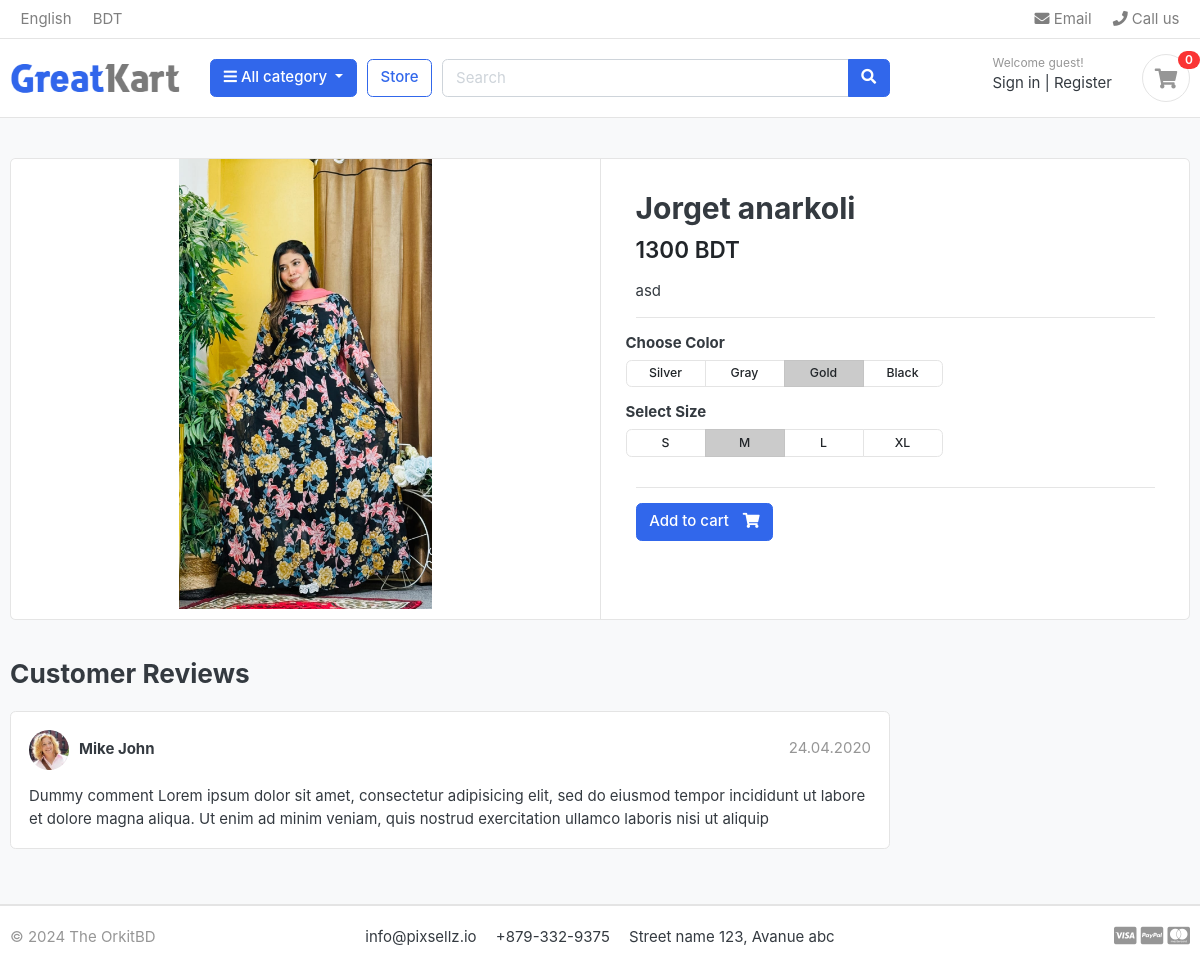
The app's page /store/anar-koli/jorget-anarkoli/, older data.
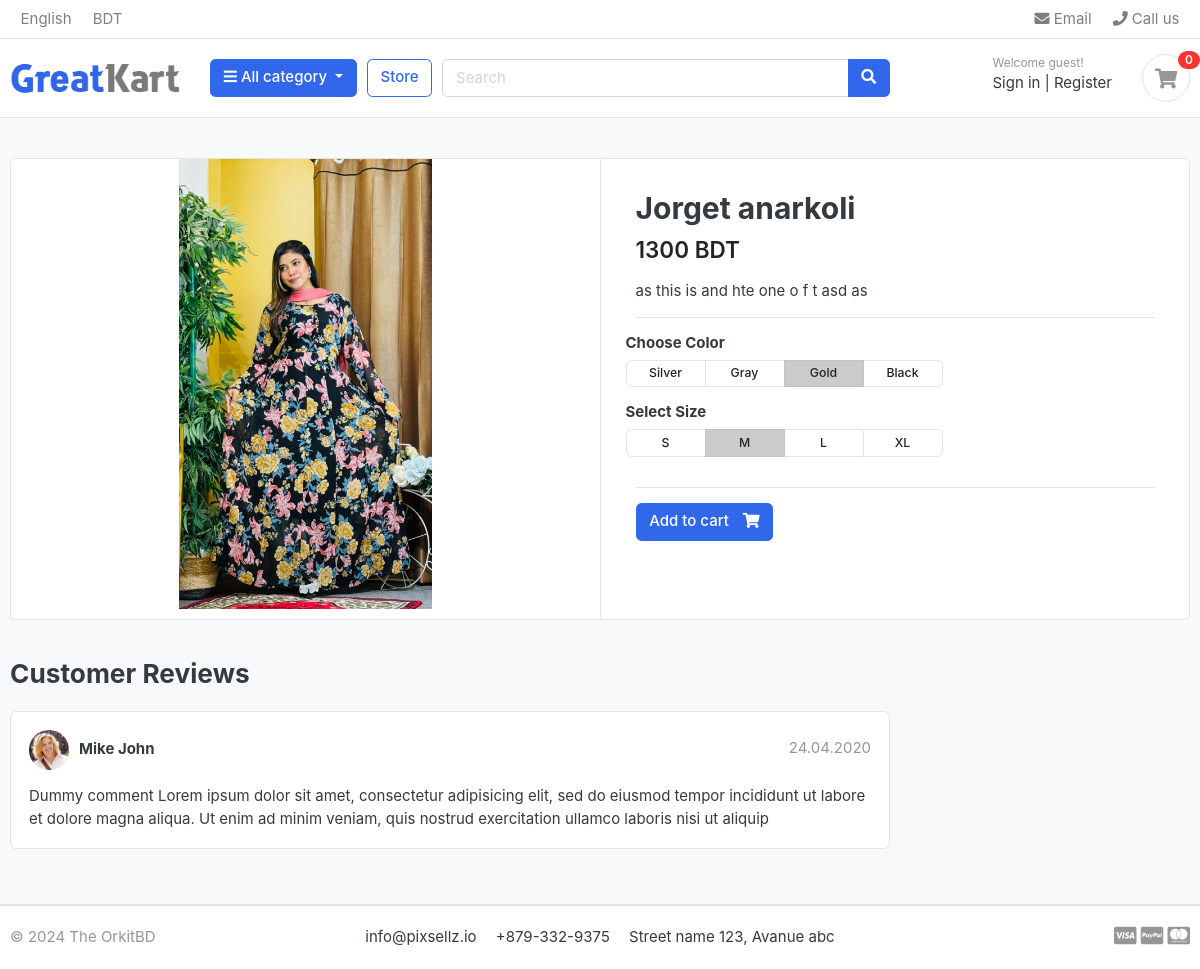
The same page, newer data.
### store/models.py (models this page shows, shortened)
class Product (models.Model):
    product_name = models.CharField(max_length=100,unique=True)
    slug  = models.SlugField(max_length=100,unique=True)
    description = models.CharField(max_length=1000,unique=True)
    price = models.IntegerField()
    images = models.ImageField(upload_to='photos/products')
    stock = models.IntegerField()
    is_avilable = models.BooleanField(default=True)
    category = models.ForeignKey(Category,on_delete=models.CASCADE)
    created_date = models.DateTimeField(auto_now=True)
    modified_date = models.DateTimeField(auto_now=True)

### store/views.py (the view)
# urls.py: path('<slug:category_slug>/<slug:product_slug>/',product_details, name='product_detail') ,
def product_details(request,category_slug,product_slug):
    try:
        single_product = Product.objects.get(category__slug = category_slug, slug = product_slug)
    except Exception as e :
        raise e
    context={
        "single_product":single_product
    }
    return render(request,'store/product-detail.html',context)

### category/context_processors.py (called while the page is built)
def menu_links(request):
    links = Category.objects.all()
    return dict(links=links)

### category/models.py (called while the page is built)
    def get_url(self):
        return reverse('products_by_category',args=[self.slug])

### templates/store/product-detail.html (shortened to what this page needs)
{% extends "base.html" %}
{% load static %}
{%block content%}
<section class="section-content padding-y bg">
<div class="container">
<div class="card">
	<div class="row no-gutters">
		<aside class="col-md-6">
<article class="gallery-wrap">
	<div class="img-big-wrap">
	   <a href="#"><img src="{{ single_product.images.url }}"></a>
	</div>
</article>
		</aside>
		<main class="col-md-6 border-left">
<article class="content-body">
<h2 class="title">{{single_product.product_name}}</h2>
<div class="mb-3">
	<var class="price h4">{{single_product.price}} BDT</var>
</div>
<p>{{single_product.description}}</p>
<hr>
	<div class="row">
		<div class="item-option-select">
			<h6>Choose Color</h6>
			<div class="btn-group btn-group-sm btn-group-toggle" data-toggle="buttons">
			  <label class="btn btn-light">
			    <input type="radio" name="radio_color"> Silver
			  </label>
			  <label class="btn btn-light">
			    <input type="radio" name="radio_color" > Gray
			  </label>
			  <label class="btn btn-light active">
			    <input type="radio" name="radio_color checked"> Gold
			  </label>
			  <label class="btn btn-light">
			    <input type="radio" name="radio_color"> Black
			  </label>
			</div>
		</div>
	</div>
	<div class="row">
		<div class="item-option-select">
			<h6>Select Size</h6>
			<div class="btn-group btn-group-sm btn-group-toggle" data-toggle="buttons">
			  <label class="btn btn-light">
			    <input type="radio" name="radio_color"> S
			  </label>
			  <label class="btn btn-light active">
			    <input type="radio" name="radio_color" checked> M
			  </label>
			  <label class="btn btn-light">
			    <input type="radio" name="radio_color"> L
			  </label>
			  <label class="btn btn-light">
			    <input type="radio" name="radio_color"> XL
			  </label>
			</div>
		</div>
	</div>
	<hr>
	{% if single_product.stock <= 0 %}
		<h5>Out of stock </h5>
	{% else %}
		<a href="{% url 'add_cart' single_product.id%}" class="btn  btn-primary"> <span class="text">Add to cart</span> <i class="fas fa-shopping-cart"></i>  </a>
	{% endif %}
	</article>
		</main>
	</div>
</div>
<br>
<div class="row">
			<div class="col-md-9">
	<header class="section-heading">
		<h3>Customer Reviews </h3>
	</header>
	<article class="box mb-3">
		<div class="icontext w-100">
			<img src="./images/avatars/avatar1.jpg" class="img-xs icon rounded-circle">
			<div class="text">
				<span class="date text-muted float-md-right">24.04.2020 </span>
				<h6 class="mb-1">Mike John </h6>
			</div>
		</div>
		<div class="mt-3">
			<p>
				Dummy comment Lorem ipsum dolor sit amet, consectetur adipisicing elit, sed do eiusmod
				tempor incididunt ut labore et dolore magna aliqua. Ut enim ad minim veniam,
				quis nostrud exercitation ullamco laboris nisi ut aliquip
			</p>
		</div>
	</article>
</body>
</html>
{% endblock %}

Row changes from the older to the newer data that the page shows:
changed Product "Jorget anarkoli": description "asd" → "as this is and hte one o f t asd as"
